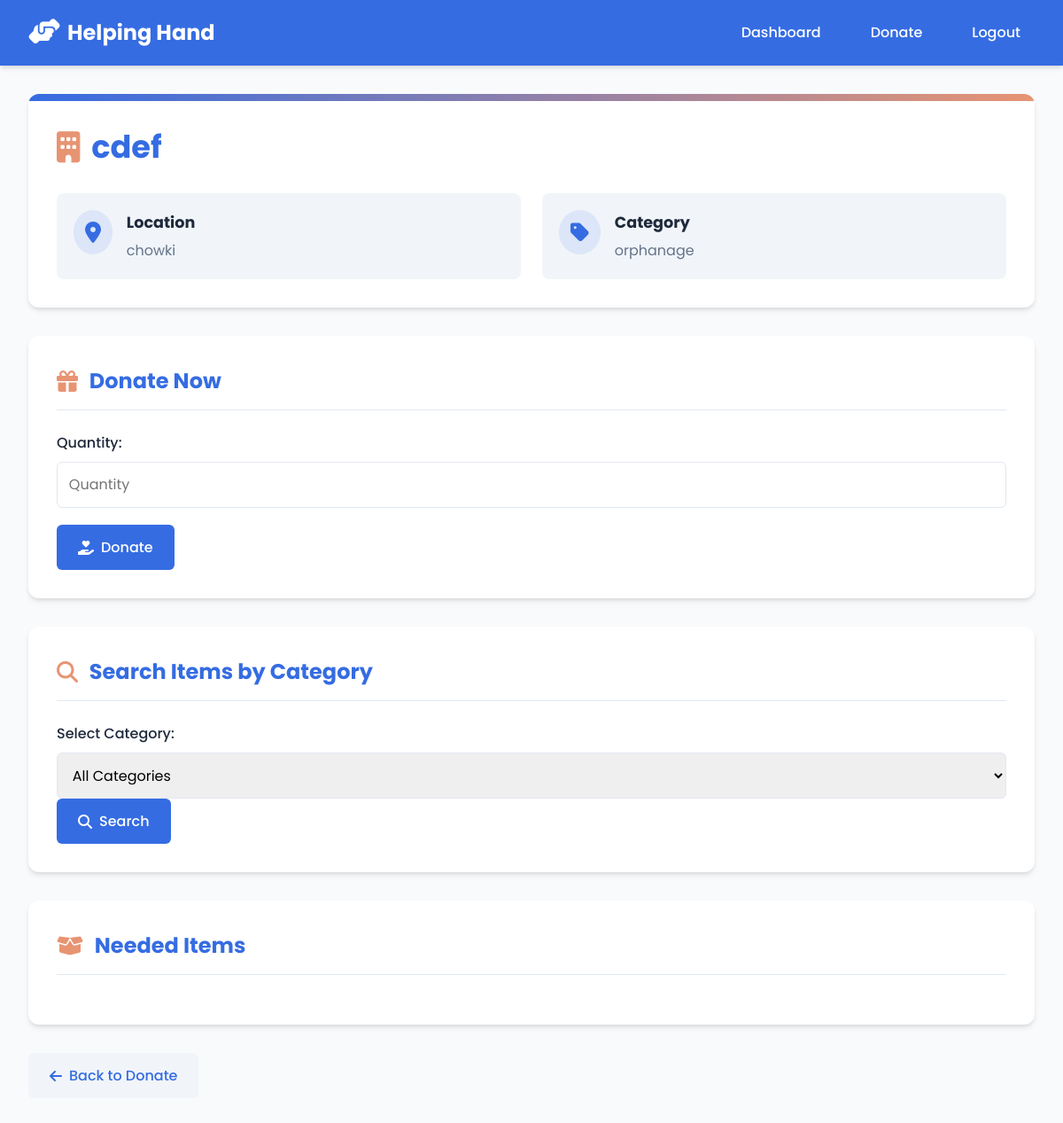
The page /donation/organization/2/ (signed in) on the database as committed earlier.
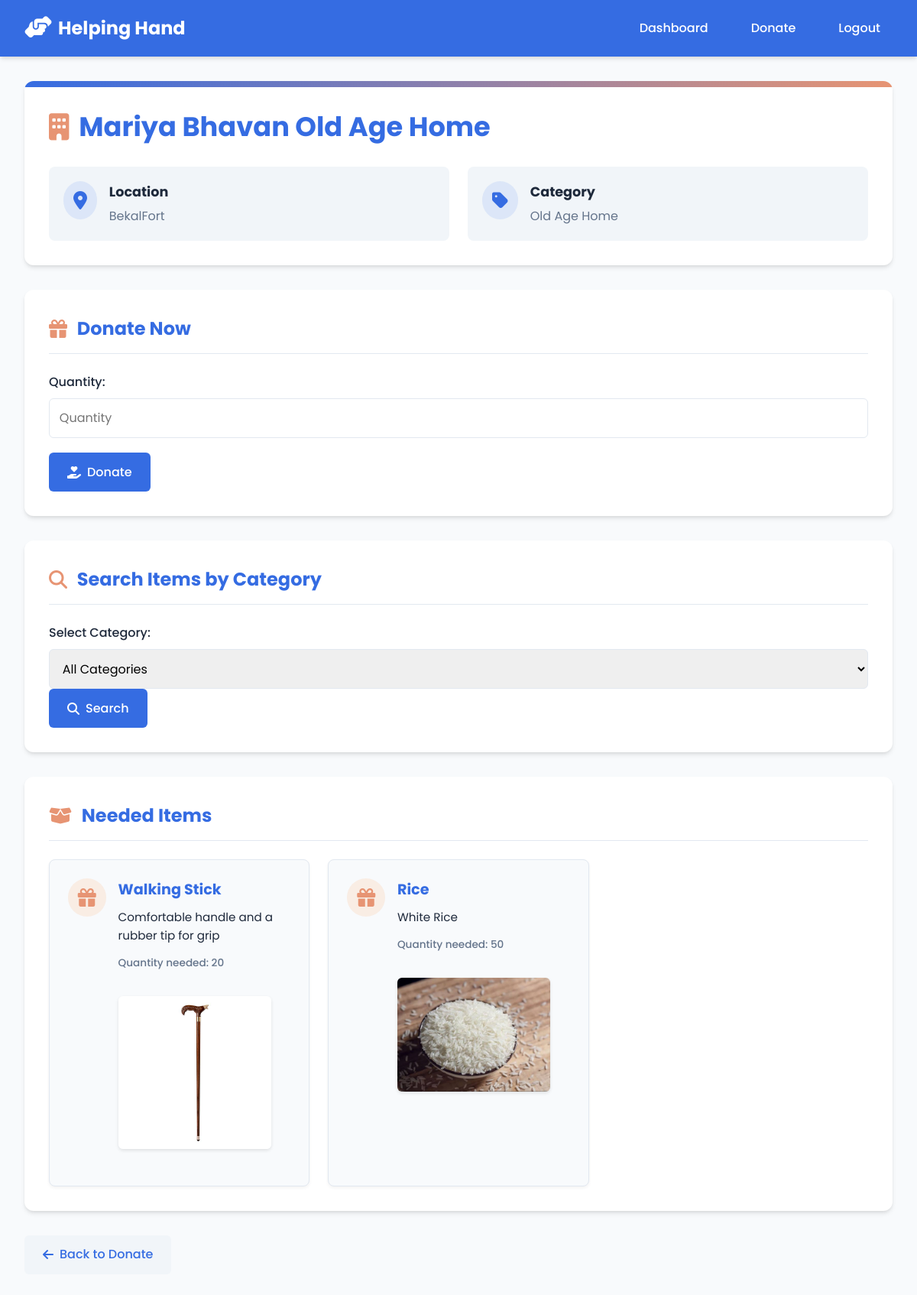
The same page on the database as committed later.
### donationnn_app/models.py (models this page shows, shortened)
class Organization(models.Model):
    picture = models.ImageField(upload_to='organization_pictures/', blank=True, null=True)
    org_name = models.CharField(max_length=255, verbose_name="Organization Name")
    org_id = models.CharField(max_length=50, unique=True)
    email = models.EmailField(unique=True)
    location = models.CharField(max_length=100)
    category = models.CharField(max_length=50)

class Item(models.Model):
    CATEGORY_CHOICES = [
        ('household_essentials', 'Household Essentials'),
        ('clothing', 'Clothing'),
        ('footwear', 'Footwear'),
        ('grains', 'Grains'),
        ('pulses', 'Pulses'),
        ('mobility_aids', 'Mobility Aids'),
        ('educational_supplies', 'Educational Supplies'),
    ]
    item_name = models.CharField(max_length=255)
    item_category = models.CharField(max_length=50, choices=CATEGORY_CHOICES,default='grains')
    description = models.TextField(blank=True, null=True)
    item_picture = models.ImageField(upload_to='item_pictures/', blank=True, null=True)  # Ensure this matches the form
    quantity_needed = models.PositiveIntegerField(default=1)
    organization = models.ForeignKey('Organization', on_delete=models.CASCADE, related_name='items')

### donationnn_app/views.py (the view)
# urls.py: path('organization/<int:org_id>/', views.organization_detail, name='organization_detail'),  # Organization details
@login_required
def organization_detail(request, org_id):
    organization = get_object_or_404(Organization, id=org_id)
    items = organization.items.all()  # Get all items for this organization
    category = request.GET.get('category')
    if category:
        items = items.filter(item_category=category)  # Use item_category for filtering
    if request.method == 'POST':
        if 'add_item' in request.POST:
            form = ItemForm(request.POST, request.FILES)
            if form.is_valid():
                item = form.save(commit=False)
                item.organization = organization
                item.save()
                return redirect('organization_detail', org_id=org_id)
        elif 'donate' in request.POST:
            donation_form = DonationForm(request.POST)
            if donation_form.is_valid():
                item = donation_form.cleaned_data['item']
                quantity = donation_form.cleaned_data['quantity']
                item.quantity_donated += quantity
                item.save()
                Donation.objects.create(donor=request.user, item=item, quantity=quantity)
                return redirect('donation_success')
    else:
        form = ItemForm()  # Form for adding items
        donation_form = DonationForm()  # Form for donations
    return render(request, 'donationnn_app/organization.html', {
        'organization': organization,
        'items': items,
        'form': form,
        'donation_form': donation_form,
        'category': category,  # Pass the selected category to the template
    })

### donationnn_app/forms.py
class ItemForm(forms.ModelForm):
    class Meta:
        model = Item
        fields = ['item_category','item_name','item_picture', 'description', 'quantity_needed']

class DonationForm(forms.Form):
    item = forms.ModelChoiceField(queryset=Item.objects.all(), widget=forms.HiddenInput())
    quantity = forms.IntegerField(min_value=1)
    def __init__(self, *args, **kwargs):
        super().__init__(*args, **kwargs)
        self.fields['item'].widget.attrs.update({'class': 'form-control'})
        self.fields['quantity'].widget.attrs.update({'class': 'form-control', 'placeholder': 'Quantity'})

### donationnn_app/templates/donationnn_app/organization.html (shortened to what this page needs)
<!DOCTYPE html>
<html lang="en">
<head>
    <link rel="stylesheet" href="https://cdnjs.cloudflare.com/ajax/libs/font-awesome/6.4.0/css/all.min.css">
</head>
<body>
    <nav class="navbar">
        <a href="/" class="navbar-brand">
            <i class="fas fa-hands-helping"></i>
            Helping Hand
        </a>
        <div class="nav-links">
            <a href="{% url 'dashboard' %}">Dashboard</a>
            <a href="{% url 'donate' %}">Donate</a>
            <a href="{% url 'logout' %}">Logout</a>
        </div>
    </nav>
    <div class="container">
        <div class="org-header">
            <h1 class="org-title">
                <i class="fas fa-building"></i>
                {{ organization.org_name }}
            </h1>
            <div class="org-info">
                <div class="info-card">
                    <i class="fas fa-map-marker-alt info-icon"></i>
                    <div>
                        <h3>Location</h3>
                        <p>{{ organization.location }}</p>
                    </div>
                </div>
                <div class="info-card">
                    <i class="fas fa-tag info-icon"></i>
                    <div>
                        <h3>Category</h3>
                        <p>{{ organization.category }}</p>
                    </div>
                </div>
            </div>
        </div>
        {% if request.user.role == 'donor' %}
        <div class="donation-form">
            <h2><i class="fas fa-gift"></i> Donate Now</h2>
            <form method="post">
                {{ donation_form.as_p }}
                <button type="submit" name="donate" class="btn btn-primary">
                    <i class="fas fa-hand-holding-heart"></i> Donate
                </button>
            </form>
        </div>
        {% endif %}
        <div class="search-form">
            <h2><i class="fas fa-search"></i> Search Items by Category</h2>
            <form method="get" action="{% url 'organization_detail' org_id=organization.id %}">
                <label for="category">Select Category:</label>
                <select name="category" id="category">
                    <option value="">All Categories</option>
                </select>
                <button type="submit" class="btn btn-primary">
                    <i class="fas fa-search"></i> Search
                </button>
            </form>
        </div>
        <div class="needed-items">
            <h2><i class="fas fa-box-open"></i> Needed Items</h2>
            <ul class="items-list">
                {% for item in items %}
                <li class="item-card">
                    <i class="fas fa-gift item-icon"></i>
                    <div>
                        <h3>{{ item.item_name }}</h3>
                        <p>{{ item.description }}</p>
                        <small>Quantity needed: {{ item.quantity_needed }}</small>
                        {% if item.item_picture %}
                            <img src="{{ item.item_picture.url }}" alt="{{ item.item_name }}" width="200">
                        {% endif %}
                    </div>
                </li>
                {% endfor %}
            </ul>
        </div>
        <a href="{% url 'donate' %}" class="back-btn">
            <i class="fas fa-arrow-left"></i>
            Back to Donate
        </a>
    </div>
</body>
</html>

Rows that differ between the two databases and show on the page:
changed Organization: org_name "cdef" → "Mariya Bhavan Old Age Home"; location "chowki" → "BekalFort"; category "orphanage" → "Old Age Home"
added Item: item_name "Walking Stick", description "Comfortable handle and a rubber tip for grip", quantity_needed "20", item_picture (picture)
now on this page (row edited): Item: item_name "Rice", description "White Rice", quantity_needed "50", item_picture (picture)
